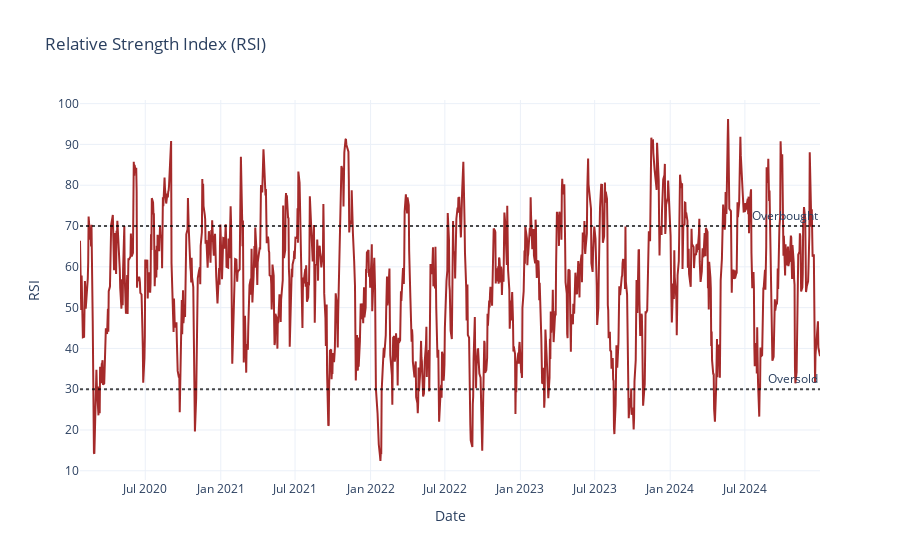

Here is the notebook cell this chart was saved with:
### Markdown cell above
#### Relative Strength Index (RSI)

$
RSI = 100 - \frac{100}{1 + RS}
$

$
RS = \frac{\text{Average of n day's up closes}}{\text{Average of n day's down closes}}
$


- \( RSI > 70 \) indicates Overbought (potential reversal)  
- \( RSI < 30 \) indicates Oversold (potential buy opportunity)

### Code cell
# RSI (Relative Strength Index)
fig4 = go.Figure()
fig4.add_trace(go.Scatter(x=df.index, y=df["RSI"], mode="lines", name="RSI", line=dict(color="brown")))
fig4.add_hline(y=70, line_dash="dot", line_color="black", opacity=0.7, annotation_text="Overbought")
fig4.add_hline(y=30, line_dash="dot", line_color="black", opacity=0.7, annotation_text="Oversold")
fig4.update_layout(
    title="Relative Strength Index (RSI)",
    xaxis_title="Date",
    yaxis_title="RSI",
    legend_title="Indicator",
    template="plotly_white"
)
fig4.show()

### Figure 1 — Plotly figure (JSON) as saved in the notebook; plotly's stock layout.template omitted (floating-point values rounded to 4 significant figures; data arrays with more than 128 entries replaced by an {"elided": "..."} marker saying what was removed)
{"data": [{"line": {"color": "brown"}, "mode": "lines", "name": "RSI", "type": "scatter", "x": {"elided": "1243 str values"}, "y": {"elided": "1243 float values"}}], "layout": {"annotations": [{"showarrow": false, "text": "Overbought", "x": 1, "xanchor": "right", "xref": "x domain", "y": 70, "yanchor": "bottom", "yref": "y"}, {"showarrow": false, "text": "Oversold", "x": 1, "xanchor": "right", "xref": "x domain", "y": 30, "yanchor": "bottom", "yref": "y"}], "legend": {"title": {"text": "Indicator"}}, "shapes": [{"line": {"color": "black", "dash": "dot"}, "opacity": 0.7, "type": "line", "x0": 0, "x1": 1, "xref": "x domain", "y0": 70, "y1": 70, "yref": "y"}, {"line": {"color": "black", "dash": "dot"}, "opacity": 0.7, "type": "line", "x0": 0, "x1": 1, "xref": "x domain", "y0": 30, "y1": 30, "yref": "y"}], "title": {"text": "Relative Strength Index (RSI)"}, "xaxis": {"title": {"text": "Date"}}, "yaxis": {"title": {"text": "RSI"}}}}
